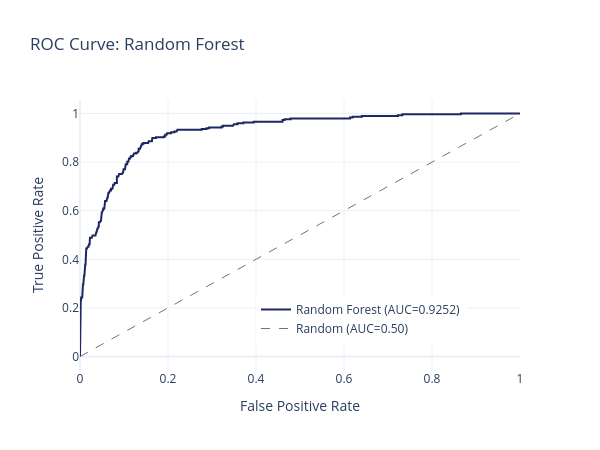
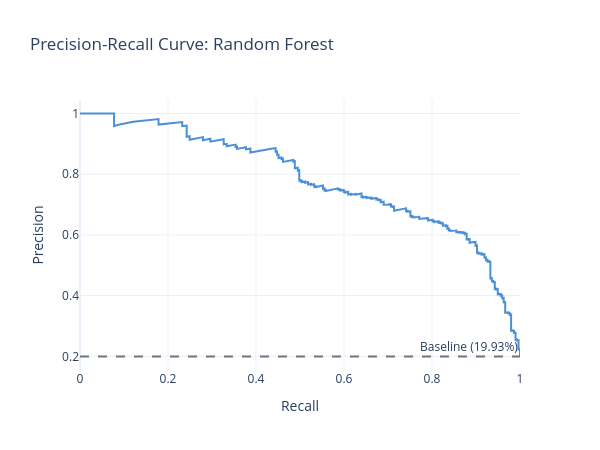
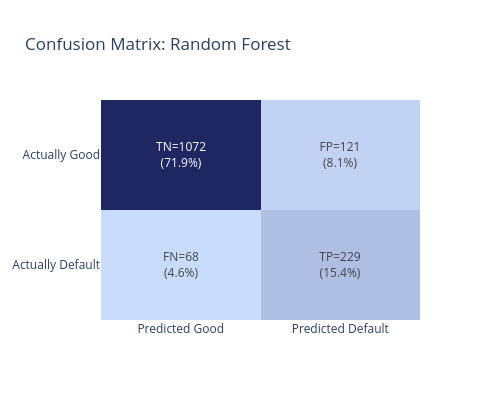

Notebook source saved alongside these figures, in order:
### Markdown cell above
---
## 11. Diagnostic Charts

### Code cell
# Generate and save all universal charts
charts = save_all_universal_charts(y_test, y_pred, y_score, MODEL_NAME, MODEL_SLUG)

for name, fig in charts.items():
    fig.show()

### Figure 1 — Plotly figure (JSON) as saved in the notebook; plotly's stock layout.template omitted (floating-point values rounded to 4 significant figures; data arrays with more than 128 entries replaced by an {"elided": "..."} marker saying what was removed)
{"data": [{"line": {"color": "#1E2761", "width": 2}, "mode": "lines", "name": "Random Forest (AUC=0.9252)", "type": "scatter", "x": {"elided": "236 float values"}, "y": {"elided": "236 float values"}}, {"line": {"color": "#6c757d", "dash": "dash", "width": 1}, "mode": "lines", "name": "Random (AUC=0.50)", "type": "scatter", "x": [0, 1], "y": [0, 1]}], "layout": {"height": 450, "legend": {"x": 0.4, "y": 0.1}, "title": {"text": "ROC Curve: Random Forest"}, "width": 600, "xaxis": {"title": {"text": "False Positive Rate"}}, "yaxis": {"title": {"text": "True Positive Rate"}}}}

### Figure 2 — Plotly figure (JSON) as saved in the notebook; plotly's stock layout.template omitted (floating-point values rounded to 4 significant figures; data arrays with more than 128 entries replaced by an {"elided": "..."} marker saying what was removed)
{"data": [{"line": {"color": "#4A90D9", "width": 2}, "mode": "lines", "name": "Random Forest (AP=0.7840)", "type": "scatter", "x": {"elided": "1491 float values"}, "y": {"elided": "1491 float values"}}], "layout": {"annotations": [{"showarrow": false, "text": "Baseline (19.93%)", "x": 1, "xanchor": "right", "xref": "x domain", "y": 0.1993, "yanchor": "bottom", "yref": "y"}], "height": 450, "shapes": [{"line": {"color": "#6c757d", "dash": "dash"}, "type": "line", "x0": 0, "x1": 1, "xref": "x domain", "y0": 0.1993, "y1": 0.1993, "yref": "y"}], "title": {"text": "Precision-Recall Curve: Random Forest"}, "width": 600, "xaxis": {"title": {"text": "Recall"}}, "yaxis": {"title": {"text": "Precision"}}}}

### Figure 3 — Plotly figure (JSON) as saved in the notebook; plotly's stock layout.template omitted (floating-point values rounded to 4 significant figures)
{"data": [{"colorscale": [[0, "#CADCFC"], [1, "#1E2761"]], "showscale": false, "text": [["TN=1072<br>(71.9%)", "FP=121<br>(8.1%)"], ["FN=68<br>(4.6%)", "TP=229<br>(15.4%)"]], "texttemplate": "%{text}", "type": "heatmap", "x": ["Predicted Good", "Predicted Default"], "y": ["Actually Good", "Actually Default"], "z": [[1072, 121], [68, 229]]}], "layout": {"height": 400, "title": {"text": "Confusion Matrix: Random Forest"}, "width": 500, "yaxis": {"autorange": "reversed"}}}
